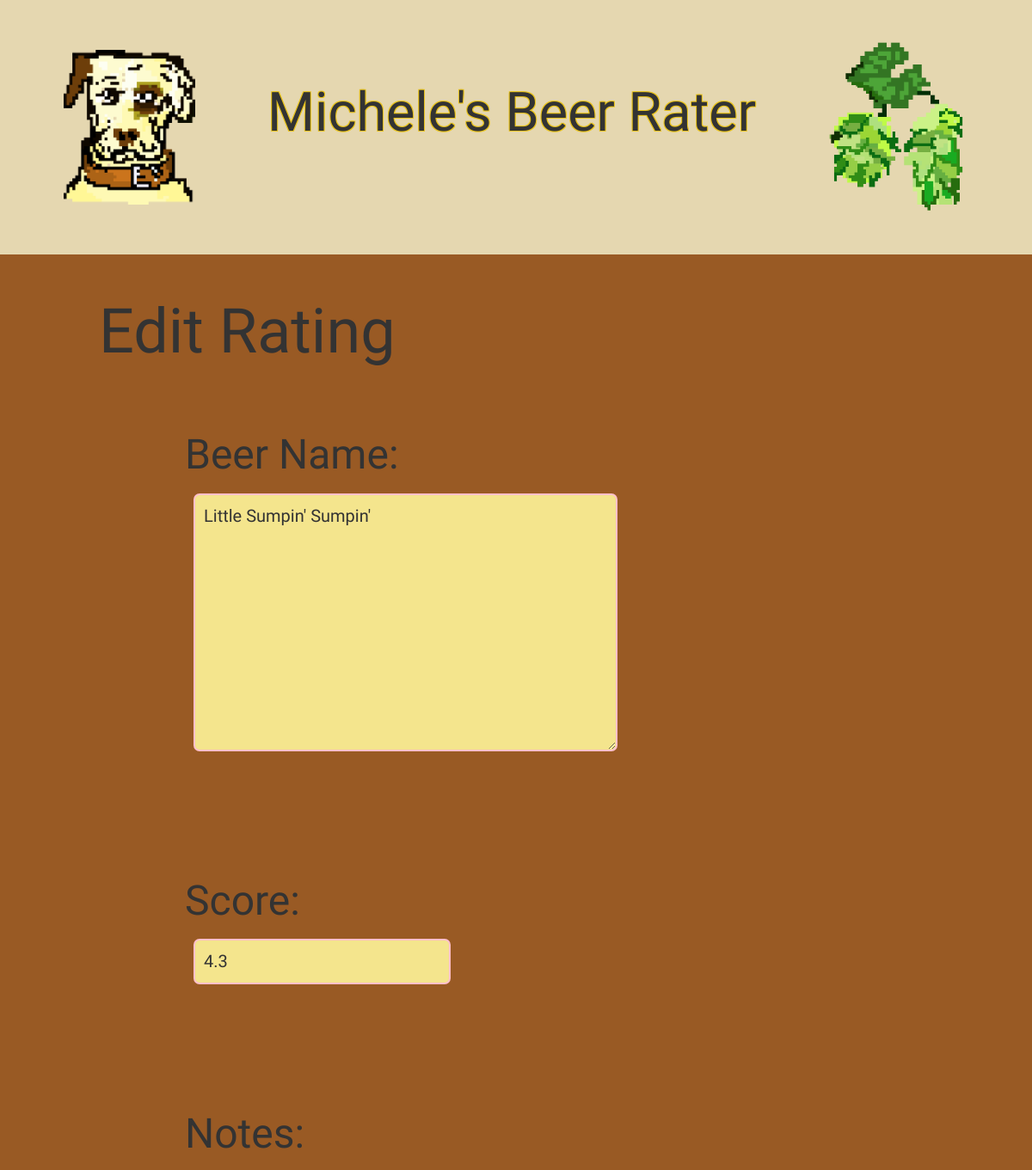
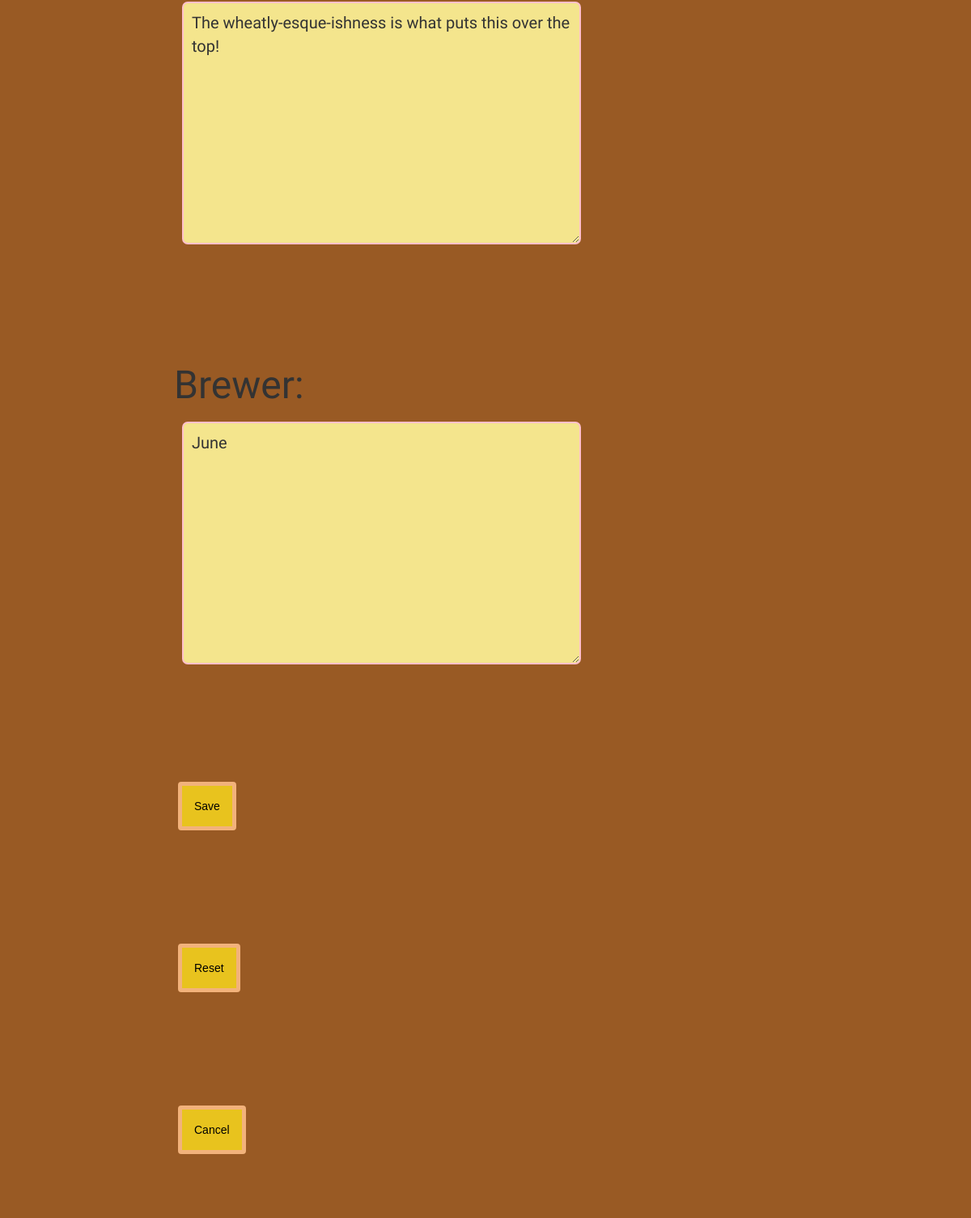
The page /rating/edit/9/ on the database its author committed (2 pictures, top to bottom).
### ratings/models.py (models this page shows)
class Rating(models.Model):
    beer_name = models.TextField()
    score = models.DecimalField(max_digits=5, decimal_places=1)
    notes = models.TextField(blank=True)
    brewer = models.TextField(blank=True)

### ratings/views.py (the view)
# urls.py: re_path(r'rating/edit/(?P<row_id>[0-9]+)/$', edit , name='rating-edit'),
def edit(request, row_id):
    rating = get_object_or_404(Rating, pk=row_id)
    form = RatingForm(request.POST or None, instance=rating)
    if request.method == "POST":
        if form.is_valid():
            form.save()
            return redirect('rating-home')
        else:
            return HttpResponse("Invalid entry.")
    else:
        context = {'form': form}
        form = RatingForm(instance=rating)
        return render(
            request,
            'ratings/entry_def.html',
             context
        )

### ratings/forms.py
class RatingForm(forms.ModelForm):
    class Meta:
        model = Rating
        fields = ['beer_name', 'score', 'notes', 'brewer']

### templates/ratings/entry_def.html (shortened to what this page needs)
{% extends "base.html" %}
{% block content %}
  <div class="container-fluid">
    <div class="row">
      <div class="col-sm-10 col-sm-offset-1">
        <h2>Edit Rating</h2>
        <form role="form" method="post">
          <p>Beer Name:{{ form.beer_name }}</p>
          <p>Score:{{ form.score }}</p>
          <p>Notes:{{ form.notes }}</p>
          <p>Brewer:{{ form.brewer }}</p>
          <p><button type="submit" class="save btn btn-primary">Save</button></p>
          <p><button type="reset" class="btn btn-primary">Reset</button></p>
          <p><button href="{% url 'rating-home' %}" type="cancel" name="button" class="btn btn-primary">Cancel</button></p>
        </form>
      </div>
    </div>
  </div>
{% endblock %}

### static/css/main.css (style rules this page uses)
body { background-color: #995a24; }
h2 { font-size: 6vw; font-family: 'Gugi', sans-serif; }
textarea, input { border: 2px solid pink; border-radius: 7px; padding: 10px; margin: 10px; background-color: #f4e58d; max-width: 80%; max-height: 300px; resize: both; display: block; font-size: 20px; }
.btn-primary { font-family: 'Ubuntu', sans-serif; color: black; text-decoration: none; font-family: sans-serif; cursor: url(lag_splat.png), help; margin: 5px; padding: 15px; background-color: #e8c31e; border-color: #f2b27b; border-width: 5px; }
p { padding: 60px; margin-left: 40px; font-family: 'Ubuntu', sans-serif; display: block; font-size: 48px; vertical-align: middle; }

### rows shown on the page
Rating: beer_name "Little Sumpin' Sumpin'", score "4.3", notes "The wheatly-esque-ishness is what puts this over the top!", brewer "June"
